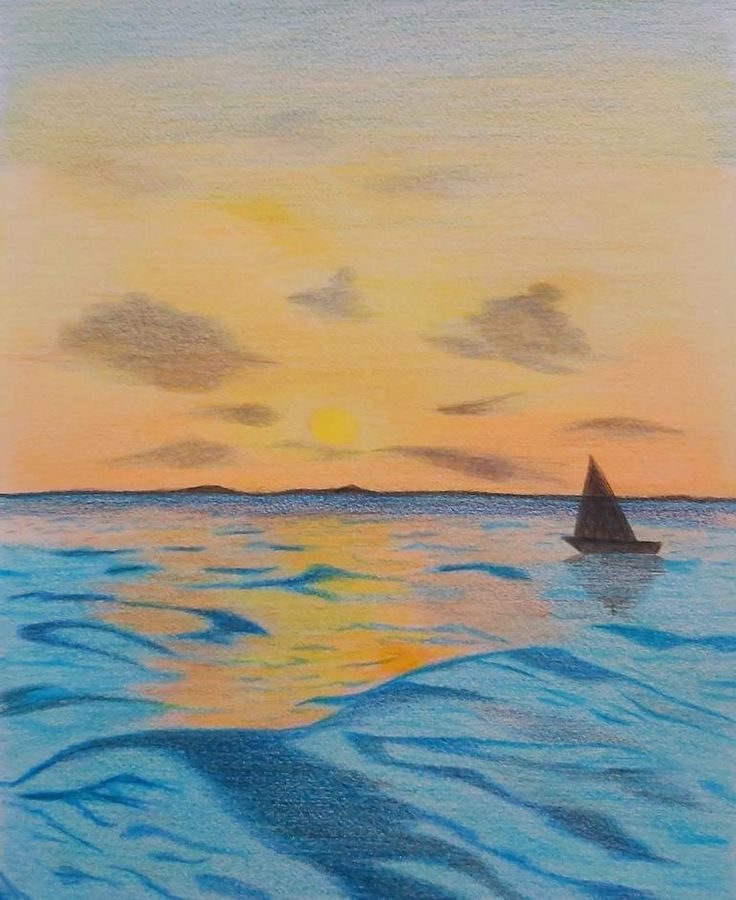
#> input picture mural.jpg, 736 x 900 px
$ python -i image_processor.py   (imports and definitions only)
#> lines starting #> are read from the running program, lines starting #| are printed output that depends on the picture
"""
Image processing and G-code generation module for MuralBot.
"""

import os
import cv2
import numpy as np
from PIL import Image
import math
import time
from collections import defaultdict

# Import advanced dithering algorithms
try:
    from image_processor_dithering import (
        apply_jarvis_dithering,
        apply_stucki_dithering,
        apply_atkinson_dithering,
        apply_sierra_dithering,
        apply_enhanced_floyd_steinberg,
        apply_blue_noise_dithering,
        apply_pattern_dithering,
        apply_halftone_dithering
    )
    ADVANCED_DITHERING_AVAILABLE = True
except ImportError:
    ADVANCED_DITHERING_AVAILABLE = False
    print("Advanced dithering algorithms not available. Using built-in methods only.")

class ImageProcessor:
    """Process images and generate G-code for the mural painting robot."""

    def __init__(self):
        # Default configuration
        self.config = {
            "wall_width": 2.0,         # meters
            "wall_height": 2.0,         # meters
            "total_colors": 8,          # number of colors
            "colors_per_batch": 4,      # colors per batch
            "dot_resolution": 20.0,     # mm
            "speed_xy": 1000,           # mm/min
            "speed_z": 500,             # mm/min
            "spray_delay": 0.2,         # seconds
            "dithering_method": "Floyd-Steinberg",
            "optimize_path": True,
            "border_margin": 50.0,      # mm
            "home_position": "Bottom Left"
        }

    def set_config(self, config):
        """Update the configuration."""
        self.config.update(config)

    def process_image(self, image_path, preview_only=False):
        """
        Process the image for mural painting.

        Args:
            image_path: Path to the input image
            preview_only: If True, only process for preview, not for G-code generation

        Returns:
            processed_image: The quantized image
            palette: List of RGB colors in the palette
            batches: List of batch numbers for each color
            color_counts: Count of each color in the image
        """
#> called with image_path = 'mural.jpg', preview_only = False
        # Load the image
        original_image = cv2.imread(image_path)
#> original_image is the input picture: shape (900, 736, 3); mean B, G, R 136.1, 152.3, 153.5
        if original_image is None:
            raise ValueError(f"Could not load image: {image_path}")

        # Convert to RGB
        original_image = cv2.cvtColor(original_image, cv2.COLOR_BGR2RGB)

        # Calculate dimensions based on wall size and resolution
        wall_width_mm = self.config["wall_width"] * 1000  # convert to mm
        wall_height_mm = self.config["wall_height"] * 1000  # convert to mm
        dot_size_mm = self.config["dot_resolution"]

        # Calculate number of dots in each dimension using the same logic as G-code visualization
        safe_dot_size_mm = max(dot_size_mm, 1e-6) # Prevent division by zero
        dots_width = max(1, int(round(wall_width_mm / safe_dot_size_mm)))
        dots_height = max(1, int(round(wall_height_mm / safe_dot_size_mm)))

        # Resize image to match the number of dots
        resized_image = cv2.resize(original_image, (dots_width, dots_height), interpolation=cv2.INTER_AREA)
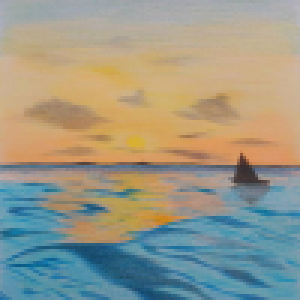
#> resized_image: shape (100, 100, 3) (shown 3 times larger); mean R, G, B 153.5, 152.3, 136.1

        # Get the color mode from config (defaults to "Automatic" if not specified)
        color_mode = self.config.get("color_mode", "Automatic")

        # Handle different color modes
        if color_mode == "Manual RGB" and "manual_colors" in self.config:
            # Use manual RGB colors provided by the user
            palette = np.array(self.config["manual_colors"], dtype=np.uint8)
            num_colors = len(palette)

            # Reshape image for color mapping
            palette_image = resized_image.reshape(-1, 3)

            # Find closest colors for each pixel (without clustering)
            labels = np.zeros(palette_image.shape[0], dtype=np.int32)
            for i, pixel in enumerate(palette_image):
                distances = np.sqrt(np.sum((palette - pixel) ** 2, axis=1))
                labels[i] = np.argmin(distances)

        elif color_mode == "Default Colors" and "default_colors" in self.config:
            # Use default colors (red, green, yellow, blue, black, white)
            palette = np.array(self.config["default_colors"], dtype=np.uint8)
            num_colors = len(palette)

            # Reshape image for color mapping
            palette_image = resized_image.reshape(-1, 3)

            # Find closest colors for each pixel (without clustering)
            labels = np.zeros(palette_image.shape[0], dtype=np.int32)
            for i, pixel in enumerate(palette_image):
                distances = np.sqrt(np.sum((palette - pixel) ** 2, axis=1))
                labels[i] = np.argmin(distances)

        else:  # Automatic mode (original functionality)
            # Generate color palette (quantize colors)
            num_colors = self.config["total_colors"]
            palette_image = resized_image.reshape(-1, 3)

            # Use k-means clustering to find the most representative colors
            criteria = (cv2.TERM_CRITERIA_EPS + cv2.TERM_CRITERIA_MAX_ITER, 100, 0.1)
            _, labels, palette = cv2.kmeans(
                np.float32(palette_image), num_colors, None, criteria, 10, cv2.KMEANS_RANDOM_CENTERS
            )
#> labels = 10000 values, max 7 at index 872, min 0 at index 1811, mean 3.93; palette = [[174.8, 142.2, 102.8], [59.81, 125.1, 156.8], [45.45, 88.97, 115.7], [96.25, 149.5, 169.8], [209.2, 162.2, 101.6], [170.2, 168.3, 163.7], [127, 130.2, 132], [199, 172.5, 135.7]]

            # Convert palette to uint8
            palette = np.uint8(palette)        # Apply dithering if selected
#> palette = [[174, 142, 102], [59, 125, 156], [45, 88, 115], [96, 149, 169], [209, 162, 101], [170, 168, 163], [127, 130, 131], [198, 172, 135]]
        dithering_method = self.config["dithering_method"]

        # Basic dithering methods (built-in)
        if dithering_method == "Floyd-Steinberg":
            quantized_image = self._apply_floyd_steinberg_dithering(resized_image, palette)
#> the loop in _apply_floyd_steinberg_dithering, `for color in palette:` made 8 passes
#> after the loop in _apply_floyd_steinberg_dithering, `for color in palette:`: pil_palette = [174, 142, 102, 59, 125, 156, 45, 88, 115, 96, 149, 169, 209, 162, 101, 170, 168, 163, 127, 130, 131, 198, 172, 135]
#> in _apply_floyd_steinberg_dithering, `dithered_image = pil_image.quantize(palette=pal_image, dither=Image.FL..`:
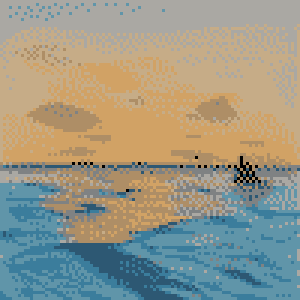
#> dithered_image: PIL image 100x100 P (shown 3 times larger); mean R, G, B 152.8, 151.8, 135.5
        elif dithering_method == "Ordered":
            quantized_image = self._apply_ordered_dithering(resized_image, palette)
        # Advanced dithering methods (from imported module)
        elif ADVANCED_DITHERING_AVAILABLE:
            if dithering_method == "Jarvis-Judice-Ninke":
                quantized_image = apply_jarvis_dithering(resized_image, palette)
            elif dithering_method == "Stucki":
                quantized_image = apply_stucki_dithering(resized_image, palette)
            elif dithering_method == "Atkinson":
                quantized_image = apply_atkinson_dithering(resized_image, palette)
            elif dithering_method == "Sierra":
                quantized_image = apply_sierra_dithering(resized_image, palette)
            elif dithering_method == "Enhanced Floyd-Steinberg":
                quantized_image = apply_enhanced_floyd_steinberg(resized_image, palette)
            elif dithering_method == "Blue Noise":
                quantized_image = apply_blue_noise_dithering(resized_image, palette)
            elif dithering_method == "Pattern":
                quantized_image = apply_pattern_dithering(resized_image, palette)
            elif dithering_method == "Halftone":
                quantized_image = apply_halftone_dithering(resized_image, palette)
            else:
                # No dithering - just use nearest color
                quantized_image = palette[labels.flatten()].reshape(resized_image.shape)
        else:
            # If advanced dithering is not available, fall back to nearest color
            if dithering_method not in ["Floyd-Steinberg", "Ordered", "None"]:
                print(f"Warning: Advanced dithering method '{dithering_method}' not available, falling back to nearest color")
            quantized_image = palette[labels.flatten()].reshape(resized_image.shape)

        # Recalculate color counts based on the final dithered image
        color_counts = defaultdict(int)
        # Create a mapping from tuple(color) to index for faster lookup
        # Ensure palette is in a consistent format (list of tuples)
        palette_tuples = [tuple(c) for c in (palette.tolist() if isinstance(palette, np.ndarray) else palette)]
#> palette_tuples = [(174, 142, 102), (59, 125, 156), (45, 88, 115), (96, 149, 169), (209, 162, 101), (170, 168, 163), (127, 130, 131), (198, 172, 135)]
        palette_map = {color_tuple: i for i, color_tuple in enumerate(palette_tuples)}
#> palette_map = {(174, 142, 102): 0, (59, 125, 156): 1, (45, 88, 115): 2, (96, 149, 169): 3, (209, 162, 101): 4, (170, 168, 163): 5, (127, 130, 131): 6, (198, 172, 135): 7}
        num_colors = len(palette_tuples) # Get actual number of colors
#> num_colors = 8

        # Iterate through the dithered image pixels
        quantized_h, quantized_w, _ = quantized_image.shape
#> quantized_h = 100; quantized_w = 100
        for y in range(quantized_h):
            for x in range(quantized_w):
                pixel_tuple = tuple(quantized_image[y, x])
                # Find the index of this color in the original palette
                if pixel_tuple in palette_map:
                    color_idx = palette_map[pixel_tuple]
                    color_counts[color_idx] += 1
                else:
                    # Fallback: Find the closest color if exact match fails (should be rare)
                    distances = np.sum((palette - quantized_image[y, x])**2, axis=1)
                    closest_idx = np.argmin(distances)
                    color_counts[closest_idx] += 1
#> after the loop, color_counts = {5: 1638, 3: 1573, 7: 2043, 0: 1128, 4: 1725, 6: 542, 2: 464, 1: 887}
                    # print(f"Warning: Pixel {pixel_tuple} not found exactly in palette. Mapping to closest: {palette_tuples[closest_idx]}") # Optional warning

        # Sort palette by usage frequency (using the recalculated counts)
        palette_list = list(palette_tuples) # Use the tuple list
#> palette_list has the same summary as palette_tuples

        palette_with_counts = []
        for i in range(num_colors):
            # Use .get(i, 0) in case a palette color ended up with zero count after dithering
            palette_with_counts.append((palette_list[i], color_counts.get(i, 0)))
#> after the loop, palette_with_counts = [((174, 142, 102), 1128), ((59, 125, 156), 887), ((45, 88, 115), 464), ((96, 149, 169), 1573), ((209, 162, 101), 1725), ((170, 168, 163), 1638), ((127, 130, 131), 542), ((198, 172, 135), 2043)]

        palette_with_counts.sort(key=lambda x: x[1], reverse=True)

        # Convert sorted palette back to list of lists for consistency with previous return type
        sorted_palette = [list(color) for color, _ in palette_with_counts]
#> sorted_palette = [[198, 172, 135], [209, 162, 101], [170, 168, 163], [96, 149, 169], [174, 142, 102], [59, 125, 156], [127, 130, 131], [45, 88, 115]]
        sorted_counts = [count for _, count in palette_with_counts]
#> sorted_counts = [2043, 1725, 1638, 1573, 1128, 887, 542, 464]

        # Assign colors to batches (based on the sorted palette)
        colors_per_batch = self.config["colors_per_batch"]
        batches = []
        for i in range(len(sorted_palette)):
            batch_num = i // colors_per_batch + 1
            batches.append(batch_num)
#> this loop made 8 passes
#> batch_num on passes 1 to 8: 1, 1, 1, 1, 2, 2, 2, 2
#> after the loop, batches = [1, 1, 1, 1, 2, 2, 2, 2]

        if preview_only:
            # Ensure returned palette is numpy array if that's expected downstream
            # For preview, list of lists might be fine. Check generate_gcode usage.
            # generate_gcode expects numpy array for palette comparison later.
            return quantized_image, np.array(sorted_palette, dtype=np.uint8), batches, sorted_counts

        # For G-code generation, ensure palette is numpy array before returning
        final_sorted_palette = np.array(sorted_palette, dtype=np.uint8)
#> final_sorted_palette has the same summary as sorted_palette

        # For actual G-code generation, we need to do more processing
        # (implemented in generate_gcode method)
        return quantized_image, final_sorted_palette, batches, sorted_counts

    # [198 lines left out: function generate_gcode, not called in this run]

    def _apply_floyd_steinberg_dithering(self, image, palette):
        """Apply Floyd-Steinberg dithering to an image."""
        # Convert to PIL Image for processing
        pil_image = Image.fromarray(image)

        # Convert palette to PIL palette format
        pil_palette = []
        for color in palette:
            pil_palette.extend(color)

        # Ensure palette is exactly 768 bytes (256 colors * 3 RGB values)
        if len(pil_palette) > 768:
            pil_palette = pil_palette[:768]  # Truncate if too long
        else:
            # Pad with zeros to reach 768 bytes
            pil_palette.extend([0] * (768 - len(pil_palette)))

        # Create a palette image and quantize
        pal_image = Image.new('P', (1, 1))
        pal_image.putpalette(pil_palette)

        try:
            dithered_image = pil_image.quantize(palette=pal_image, dither=Image.FLOYDSTEINBERG)
        except Exception as e:
            # Fallback to non-dithered quantization if error occurs
            print(f"Dithering error: {e}. Falling back to standard quantization.")
            dithered_image = pil_image.quantize(colors=len(palette), dither=Image.FLOYDSTEINBERG)
          # Convert back to RGB and numpy array
        dithered_image = dithered_image.convert('RGB')
        result = np.array(dithered_image)

        return result

    # [61 lines left out: functions _apply_ordered_dithering, _optimize_path, not called in this run]

>>> result = ImageProcessor().process_image('mural.jpg')
